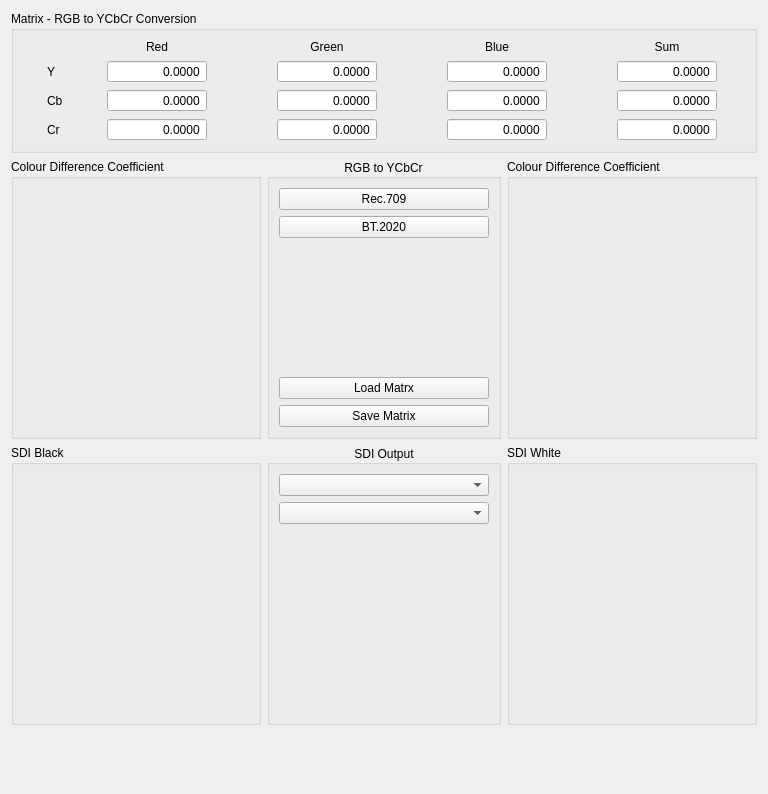
<?xml version="1.0" encoding="UTF-8"?>
<ui version="4.0">
 <class>UI_OutBox</class>
 <widget class="QWidget" name="UI_OutBox">
  <property name="geometry">
   <rect>
    <x>0</x>
    <y>0</y>
    <width>768</width>
    <height>794</height>
   </rect>
  </property>
  <property name="windowTitle">
   <string>Form</string>
  </property>
  <property name="styleSheet">
   <string notr="true"/>
  </property>
  <layout class="QVBoxLayout" name="verticalLayout">
   <item>
    <widget class="QGroupBox" name="gbxMatrx">
     <property name="title">
      <string>Matrix - RGB to YCbCr Conversion</string>
     </property>
     <layout class="QGridLayout" name="gridLayout">
      <item row="1" column="7">
       <widget class="QDoubleSpinBox" name="sbxY">
        <property name="minimumSize">
         <size>
          <width>100</width>
          <height>0</height>
         </size>
        </property>
        <property name="maximumSize">
         <size>
          <width>100</width>
          <height>16777215</height>
         </size>
        </property>
        <property name="focusPolicy">
         <enum>Qt::NoFocus</enum>
        </property>
        <property name="alignment">
         <set>Qt::AlignRight|Qt::AlignTrailing|Qt::AlignVCenter</set>
        </property>
        <property name="readOnly">
         <bool>true</bool>
        </property>
        <property name="buttonSymbols">
         <enum>QAbstractSpinBox::NoButtons</enum>
        </property>
        <property name="decimals">
         <number>4</number>
        </property>
        <property name="maximum">
         <double>1.000000000000000</double>
        </property>
       </widget>
      </item>
      <item row="1" column="1">
       <widget class="QDoubleSpinBox" name="sbxC0">
        <property name="minimumSize">
         <size>
          <width>100</width>
          <height>0</height>
         </size>
        </property>
        <property name="maximumSize">
         <size>
          <width>100</width>
          <height>16777215</height>
         </size>
        </property>
        <property name="focusPolicy">
         <enum>Qt::NoFocus</enum>
        </property>
        <property name="alignment">
         <set>Qt::AlignRight|Qt::AlignTrailing|Qt::AlignVCenter</set>
        </property>
        <property name="readOnly">
         <bool>true</bool>
        </property>
        <property name="buttonSymbols">
         <enum>QAbstractSpinBox::NoButtons</enum>
        </property>
        <property name="prefix">
         <string/>
        </property>
        <property name="decimals">
         <number>4</number>
        </property>
        <property name="minimum">
         <double>-1.000000000000000</double>
        </property>
        <property name="maximum">
         <double>1.000000000000000</double>
        </property>
        <property name="singleStep">
         <double>0.000010000000000</double>
        </property>
        <property name="value">
         <double>0.000000000000000</double>
        </property>
       </widget>
      </item>
      <item row="2" column="3">
       <widget class="QDoubleSpinBox" name="sbxC4">
        <property name="minimumSize">
         <size>
          <width>100</width>
          <height>0</height>
         </size>
        </property>
        <property name="maximumSize">
         <size>
          <width>100</width>
          <height>16777215</height>
         </size>
        </property>
        <property name="focusPolicy">
         <enum>Qt::NoFocus</enum>
        </property>
        <property name="alignment">
         <set>Qt::AlignRight|Qt::AlignTrailing|Qt::AlignVCenter</set>
        </property>
        <property name="readOnly">
         <bool>true</bool>
        </property>
        <property name="buttonSymbols">
         <enum>QAbstractSpinBox::NoButtons</enum>
        </property>
        <property name="prefix">
         <string/>
        </property>
        <property name="decimals">
         <number>4</number>
        </property>
        <property name="minimum">
         <double>-1.000000000000000</double>
        </property>
        <property name="maximum">
         <double>1.000000000000000</double>
        </property>
        <property name="singleStep">
         <double>0.000010000000000</double>
        </property>
        <property name="value">
         <double>0.000000000000000</double>
        </property>
       </widget>
      </item>
      <item row="1" column="3">
       <widget class="QDoubleSpinBox" name="sbxC1">
        <property name="minimumSize">
         <size>
          <width>100</width>
          <height>0</height>
         </size>
        </property>
        <property name="maximumSize">
         <size>
          <width>100</width>
          <height>16777215</height>
         </size>
        </property>
        <property name="focusPolicy">
         <enum>Qt::NoFocus</enum>
        </property>
        <property name="alignment">
         <set>Qt::AlignRight|Qt::AlignTrailing|Qt::AlignVCenter</set>
        </property>
        <property name="readOnly">
         <bool>true</bool>
        </property>
        <property name="buttonSymbols">
         <enum>QAbstractSpinBox::NoButtons</enum>
        </property>
        <property name="prefix">
         <string/>
        </property>
        <property name="decimals">
         <number>4</number>
        </property>
        <property name="minimum">
         <double>-1.000000000000000</double>
        </property>
        <property name="maximum">
         <double>1.000000000000000</double>
        </property>
        <property name="singleStep">
         <double>0.000010000000000</double>
        </property>
        <property name="value">
         <double>0.000000000000000</double>
        </property>
       </widget>
      </item>
      <item row="1" column="5">
       <widget class="QDoubleSpinBox" name="sbxC2">
        <property name="minimumSize">
         <size>
          <width>100</width>
          <height>0</height>
         </size>
        </property>
        <property name="maximumSize">
         <size>
          <width>100</width>
          <height>16777215</height>
         </size>
        </property>
        <property name="focusPolicy">
         <enum>Qt::NoFocus</enum>
        </property>
        <property name="alignment">
         <set>Qt::AlignRight|Qt::AlignTrailing|Qt::AlignVCenter</set>
        </property>
        <property name="readOnly">
         <bool>true</bool>
        </property>
        <property name="buttonSymbols">
         <enum>QAbstractSpinBox::NoButtons</enum>
        </property>
        <property name="prefix">
         <string/>
        </property>
        <property name="decimals">
         <number>4</number>
        </property>
        <property name="minimum">
         <double>-1.000000000000000</double>
        </property>
        <property name="maximum">
         <double>1.000000000000000</double>
        </property>
        <property name="singleStep">
         <double>0.000010000000000</double>
        </property>
        <property name="value">
         <double>0.000000000000000</double>
        </property>
       </widget>
      </item>
      <item row="3" column="1">
       <widget class="QDoubleSpinBox" name="sbxC6">
        <property name="minimumSize">
         <size>
          <width>100</width>
          <height>0</height>
         </size>
        </property>
        <property name="maximumSize">
         <size>
          <width>100</width>
          <height>16777215</height>
         </size>
        </property>
        <property name="focusPolicy">
         <enum>Qt::NoFocus</enum>
        </property>
        <property name="alignment">
         <set>Qt::AlignRight|Qt::AlignTrailing|Qt::AlignVCenter</set>
        </property>
        <property name="readOnly">
         <bool>true</bool>
        </property>
        <property name="buttonSymbols">
         <enum>QAbstractSpinBox::NoButtons</enum>
        </property>
        <property name="prefix">
         <string/>
        </property>
        <property name="decimals">
         <number>4</number>
        </property>
        <property name="minimum">
         <double>-1.000000000000000</double>
        </property>
        <property name="maximum">
         <double>1.000000000000000</double>
        </property>
        <property name="singleStep">
         <double>0.000010000000000</double>
        </property>
        <property name="value">
         <double>0.000000000000000</double>
        </property>
       </widget>
      </item>
      <item row="2" column="1">
       <widget class="QDoubleSpinBox" name="sbxC3">
        <property name="minimumSize">
         <size>
          <width>100</width>
          <height>0</height>
         </size>
        </property>
        <property name="maximumSize">
         <size>
          <width>100</width>
          <height>16777215</height>
         </size>
        </property>
        <property name="focusPolicy">
         <enum>Qt::NoFocus</enum>
        </property>
        <property name="alignment">
         <set>Qt::AlignRight|Qt::AlignTrailing|Qt::AlignVCenter</set>
        </property>
        <property name="readOnly">
         <bool>true</bool>
        </property>
        <property name="buttonSymbols">
         <enum>QAbstractSpinBox::NoButtons</enum>
        </property>
        <property name="prefix">
         <string/>
        </property>
        <property name="decimals">
         <number>4</number>
        </property>
        <property name="minimum">
         <double>-1.000000000000000</double>
        </property>
        <property name="maximum">
         <double>1.000000000000000</double>
        </property>
        <property name="singleStep">
         <double>0.000010000000000</double>
        </property>
        <property name="value">
         <double>0.000000000000000</double>
        </property>
       </widget>
      </item>
      <item row="2" column="4">
       <spacer name="horizontalSpacer_6">
        <property name="orientation">
         <enum>Qt::Horizontal</enum>
        </property>
        <property name="sizeType">
         <enum>QSizePolicy::Ignored</enum>
        </property>
        <property name="sizeHint" stdset="0">
         <size>
          <width>40</width>
          <height>20</height>
         </size>
        </property>
       </spacer>
      </item>
      <item row="3" column="5">
       <widget class="QDoubleSpinBox" name="sbxC8">
        <property name="minimumSize">
         <size>
          <width>100</width>
          <height>0</height>
         </size>
        </property>
        <property name="maximumSize">
         <size>
          <width>100</width>
          <height>16777215</height>
         </size>
        </property>
        <property name="focusPolicy">
         <enum>Qt::NoFocus</enum>
        </property>
        <property name="alignment">
         <set>Qt::AlignRight|Qt::AlignTrailing|Qt::AlignVCenter</set>
        </property>
        <property name="readOnly">
         <bool>true</bool>
        </property>
        <property name="buttonSymbols">
         <enum>QAbstractSpinBox::NoButtons</enum>
        </property>
        <property name="prefix">
         <string/>
        </property>
        <property name="decimals">
         <number>4</number>
        </property>
        <property name="minimum">
         <double>-1.000000000000000</double>
        </property>
        <property name="maximum">
         <double>1.000000000000000</double>
        </property>
        <property name="singleStep">
         <double>0.000010000000000</double>
        </property>
        <property name="value">
         <double>0.000000000000000</double>
        </property>
       </widget>
      </item>
      <item row="3" column="3">
       <widget class="QDoubleSpinBox" name="sbxC7">
        <property name="minimumSize">
         <size>
          <width>100</width>
          <height>0</height>
         </size>
        </property>
        <property name="maximumSize">
         <size>
          <width>100</width>
          <height>16777215</height>
         </size>
        </property>
        <property name="focusPolicy">
         <enum>Qt::NoFocus</enum>
        </property>
        <property name="alignment">
         <set>Qt::AlignRight|Qt::AlignTrailing|Qt::AlignVCenter</set>
        </property>
        <property name="readOnly">
         <bool>true</bool>
        </property>
        <property name="buttonSymbols">
         <enum>QAbstractSpinBox::NoButtons</enum>
        </property>
        <property name="prefix">
         <string/>
        </property>
        <property name="decimals">
         <number>4</number>
        </property>
        <property name="minimum">
         <double>-1.000000000000000</double>
        </property>
        <property name="maximum">
         <double>1.000000000000000</double>
        </property>
        <property name="singleStep">
         <double>0.000010000000000</double>
        </property>
        <property name="value">
         <double>0.000000000000000</double>
        </property>
       </widget>
      </item>
      <item row="2" column="5">
       <widget class="QDoubleSpinBox" name="sbxC5">
        <property name="minimumSize">
         <size>
          <width>100</width>
          <height>0</height>
         </size>
        </property>
        <property name="maximumSize">
         <size>
          <width>100</width>
          <height>16777215</height>
         </size>
        </property>
        <property name="focusPolicy">
         <enum>Qt::NoFocus</enum>
        </property>
        <property name="alignment">
         <set>Qt::AlignRight|Qt::AlignTrailing|Qt::AlignVCenter</set>
        </property>
        <property name="readOnly">
         <bool>true</bool>
        </property>
        <property name="buttonSymbols">
         <enum>QAbstractSpinBox::NoButtons</enum>
        </property>
        <property name="prefix">
         <string/>
        </property>
        <property name="decimals">
         <number>4</number>
        </property>
        <property name="minimum">
         <double>-1.000000000000000</double>
        </property>
        <property name="maximum">
         <double>1.000000000000000</double>
        </property>
        <property name="singleStep">
         <double>0.000010000000000</double>
        </property>
        <property name="value">
         <double>0.000000000000000</double>
        </property>
       </widget>
      </item>
      <item row="2" column="2">
       <spacer name="horizontalSpacer_5">
        <property name="orientation">
         <enum>Qt::Horizontal</enum>
        </property>
        <property name="sizeType">
         <enum>QSizePolicy::Ignored</enum>
        </property>
        <property name="sizeHint" stdset="0">
         <size>
          <width>40</width>
          <height>20</height>
         </size>
        </property>
       </spacer>
      </item>
      <item row="2" column="7">
       <widget class="QDoubleSpinBox" name="sbxCb">
        <property name="minimumSize">
         <size>
          <width>100</width>
          <height>0</height>
         </size>
        </property>
        <property name="maximumSize">
         <size>
          <width>100</width>
          <height>16777215</height>
         </size>
        </property>
        <property name="focusPolicy">
         <enum>Qt::NoFocus</enum>
        </property>
        <property name="alignment">
         <set>Qt::AlignRight|Qt::AlignTrailing|Qt::AlignVCenter</set>
        </property>
        <property name="readOnly">
         <bool>true</bool>
        </property>
        <property name="buttonSymbols">
         <enum>QAbstractSpinBox::NoButtons</enum>
        </property>
        <property name="decimals">
         <number>4</number>
        </property>
        <property name="maximum">
         <double>1.000000000000000</double>
        </property>
       </widget>
      </item>
      <item row="3" column="7">
       <widget class="QDoubleSpinBox" name="sbxCr">
        <property name="minimumSize">
         <size>
          <width>100</width>
          <height>0</height>
         </size>
        </property>
        <property name="maximumSize">
         <size>
          <width>100</width>
          <height>16777215</height>
         </size>
        </property>
        <property name="focusPolicy">
         <enum>Qt::NoFocus</enum>
        </property>
        <property name="alignment">
         <set>Qt::AlignRight|Qt::AlignTrailing|Qt::AlignVCenter</set>
        </property>
        <property name="readOnly">
         <bool>true</bool>
        </property>
        <property name="buttonSymbols">
         <enum>QAbstractSpinBox::NoButtons</enum>
        </property>
        <property name="decimals">
         <number>4</number>
        </property>
        <property name="maximum">
         <double>1.000000000000000</double>
        </property>
       </widget>
      </item>
      <item row="2" column="6">
       <spacer name="horizontalSpacer_9">
        <property name="orientation">
         <enum>Qt::Horizontal</enum>
        </property>
        <property name="sizeType">
         <enum>QSizePolicy::Ignored</enum>
        </property>
        <property name="sizeHint" stdset="0">
         <size>
          <width>40</width>
          <height>20</height>
         </size>
        </property>
       </spacer>
      </item>
      <item row="0" column="5">
       <widget class="QLabel" name="lblBlue">
        <property name="text">
         <string>Blue</string>
        </property>
        <property name="alignment">
         <set>Qt::AlignCenter</set>
        </property>
       </widget>
      </item>
      <item row="1" column="0">
       <widget class="QLabel" name="lblY">
        <property name="minimumSize">
         <size>
          <width>30</width>
          <height>0</height>
         </size>
        </property>
        <property name="maximumSize">
         <size>
          <width>30</width>
          <height>16777215</height>
         </size>
        </property>
        <property name="text">
         <string>Y</string>
        </property>
       </widget>
      </item>
      <item row="0" column="1">
       <widget class="QLabel" name="lblRed">
        <property name="text">
         <string>Red</string>
        </property>
        <property name="alignment">
         <set>Qt::AlignCenter</set>
        </property>
       </widget>
      </item>
      <item row="0" column="7">
       <widget class="QLabel" name="lblSum">
        <property name="text">
         <string>Sum</string>
        </property>
        <property name="alignment">
         <set>Qt::AlignCenter</set>
        </property>
       </widget>
      </item>
      <item row="0" column="3">
       <widget class="QLabel" name="lblGreen">
        <property name="text">
         <string>Green</string>
        </property>
        <property name="alignment">
         <set>Qt::AlignCenter</set>
        </property>
       </widget>
      </item>
      <item row="3" column="0">
       <widget class="QLabel" name="lblCr">
        <property name="minimumSize">
         <size>
          <width>30</width>
          <height>0</height>
         </size>
        </property>
        <property name="maximumSize">
         <size>
          <width>30</width>
          <height>16777215</height>
         </size>
        </property>
        <property name="text">
         <string>Cr</string>
        </property>
       </widget>
      </item>
      <item row="2" column="0">
       <widget class="QLabel" name="lblCb">
        <property name="minimumSize">
         <size>
          <width>30</width>
          <height>0</height>
         </size>
        </property>
        <property name="maximumSize">
         <size>
          <width>30</width>
          <height>16777215</height>
         </size>
        </property>
        <property name="text">
         <string>Cb</string>
        </property>
       </widget>
      </item>
     </layout>
    </widget>
   </item>
   <item>
    <layout class="QGridLayout" name="gridLayout_4">
     <item row="1" column="1">
      <widget class="QGroupBox" name="gbxSdiOutput">
       <property name="minimumSize">
        <size>
         <width>0</width>
         <height>280</height>
        </size>
       </property>
       <property name="title">
        <string>SDI Output</string>
       </property>
       <property name="alignment">
        <set>Qt::AlignCenter</set>
       </property>
       <layout class="QGridLayout" name="gridLayout_2">
        <item row="0" column="0">
         <widget class="QComboBox" name="cbxSdiMode">
          <property name="minimumSize">
           <size>
            <width>180</width>
            <height>0</height>
           </size>
          </property>
          <property name="focusPolicy">
           <enum>Qt::StrongFocus</enum>
          </property>
         </widget>
        </item>
        <item row="2" column="0">
         <widget class="QComboBox" name="cbxCsMode">
          <property name="minimumSize">
           <size>
            <width>180</width>
            <height>0</height>
           </size>
          </property>
          <property name="focusPolicy">
           <enum>Qt::StrongFocus</enum>
          </property>
         </widget>
        </item>
        <item row="3" column="0">
         <spacer name="verticalSpacer">
          <property name="orientation">
           <enum>Qt::Vertical</enum>
          </property>
          <property name="sizeType">
           <enum>QSizePolicy::MinimumExpanding</enum>
          </property>
          <property name="sizeHint" stdset="0">
           <size>
            <width>20</width>
            <height>40</height>
           </size>
          </property>
         </spacer>
        </item>
       </layout>
      </widget>
     </item>
     <item row="0" column="0">
      <widget class="SingleChannelKnobBox" name="Kred">
       <property name="minimumSize">
        <size>
         <width>250</width>
         <height>280</height>
        </size>
       </property>
       <property name="maximumSize">
        <size>
         <width>16777215</width>
         <height>16777215</height>
        </size>
       </property>
       <property name="focusPolicy">
        <enum>Qt::TabFocus</enum>
       </property>
       <property name="toolTip">
        <string/>
       </property>
       <property name="whatsThis">
        <string/>
       </property>
       <property name="title">
        <string>Colour Difference Coefficient</string>
       </property>
       <property name="maxRounds">
        <number>1</number>
       </property>
       <property name="maximum" stdset="0">
        <number>5000</number>
       </property>
       <property name="base">
        <number>10</number>
       </property>
       <property name="comma" stdset="0">
        <number>4</number>
       </property>
       <property name="displayMultiplier">
        <number>1</number>
       </property>
       <property name="maxAngle">
        <number>150</number>
       </property>
       <property name="needleImage">
        <pixmap resource="../../resource/resource.qrc">:/images/needle/dial-pointer.png</pixmap>
       </property>
       <property name="backgroundImage">
        <pixmap resource="../../resource/resource.qrc">:/images/back/dial-back-red.png</pixmap>
       </property>
      </widget>
     </item>
     <item row="1" column="0">
      <widget class="SingleChannelKnobBox" name="SdiBlack">
       <property name="minimumSize">
        <size>
         <width>250</width>
         <height>280</height>
        </size>
       </property>
       <property name="focusPolicy">
        <enum>Qt::TabFocus</enum>
       </property>
       <property name="toolTip">
        <string/>
       </property>
       <property name="whatsThis">
        <string/>
       </property>
       <property name="title">
        <string>SDI Black</string>
       </property>
       <property name="minimum" stdset="0">
        <number>-56</number>
       </property>
       <property name="maximum" stdset="0">
        <number>56</number>
       </property>
       <property name="base">
        <number>10</number>
       </property>
       <property name="comma" stdset="0">
        <number>0</number>
       </property>
       <property name="maxAngle">
        <number>150</number>
       </property>
       <property name="needleImage">
        <pixmap resource="../../resource/resource.qrc">:/images/needle/dial-pointer.png</pixmap>
       </property>
       <property name="backgroundImage">
        <pixmap resource="../../resource/resource.qrc">:/images/back/dial-back-gray.png</pixmap>
       </property>
      </widget>
     </item>
     <item row="0" column="2">
      <widget class="SingleChannelKnobBox" name="Kblue">
       <property name="minimumSize">
        <size>
         <width>250</width>
         <height>280</height>
        </size>
       </property>
       <property name="maximumSize">
        <size>
         <width>16777215</width>
         <height>16777215</height>
        </size>
       </property>
       <property name="focusPolicy">
        <enum>Qt::TabFocus</enum>
       </property>
       <property name="toolTip">
        <string/>
       </property>
       <property name="whatsThis">
        <string/>
       </property>
       <property name="title">
        <string>Colour Difference Coefficient</string>
       </property>
       <property name="maxRounds">
        <number>1</number>
       </property>
       <property name="maximum" stdset="0">
        <number>5000</number>
       </property>
       <property name="base">
        <number>10</number>
       </property>
       <property name="comma" stdset="0">
        <number>4</number>
       </property>
       <property name="displayMultiplier">
        <number>1</number>
       </property>
       <property name="maxAngle">
        <number>150</number>
       </property>
       <property name="needleImage">
        <pixmap resource="../../resource/resource.qrc">:/images/needle/dial-pointer.png</pixmap>
       </property>
       <property name="backgroundImage">
        <pixmap resource="../../resource/resource.qrc">:/images/back/dial-back-blue.png</pixmap>
       </property>
      </widget>
     </item>
     <item row="1" column="2">
      <widget class="SingleChannelKnobBox" name="SdiWhite">
       <property name="minimumSize">
        <size>
         <width>250</width>
         <height>280</height>
        </size>
       </property>
       <property name="focusPolicy">
        <enum>Qt::TabFocus</enum>
       </property>
       <property name="toolTip">
        <string/>
       </property>
       <property name="whatsThis">
        <string/>
       </property>
       <property name="title">
        <string>SDI White</string>
       </property>
       <property name="minimum" stdset="0">
        <number>-82</number>
       </property>
       <property name="maximum" stdset="0">
        <number>82</number>
       </property>
       <property name="base">
        <number>10</number>
       </property>
       <property name="comma" stdset="0">
        <number>0</number>
       </property>
       <property name="maxAngle">
        <number>150</number>
       </property>
       <property name="needleImage">
        <pixmap resource="../../resource/resource.qrc">:/images/needle/dial-pointer.png</pixmap>
       </property>
       <property name="backgroundImage">
        <pixmap resource="../../resource/resource.qrc">:/images/back/dial-back-gray.png</pixmap>
       </property>
      </widget>
     </item>
     <item row="0" column="1">
      <widget class="QGroupBox" name="RGBtoYCBCr">
       <property name="minimumSize">
        <size>
         <width>0</width>
         <height>280</height>
        </size>
       </property>
       <property name="title">
        <string>RGB to YCbCr</string>
       </property>
       <property name="alignment">
        <set>Qt::AlignCenter</set>
       </property>
       <layout class="QGridLayout" name="gridLayout_3">
        <item row="0" column="0">
         <widget class="QPushButton" name="btnRec709">
          <property name="minimumSize">
           <size>
            <width>180</width>
            <height>0</height>
           </size>
          </property>
          <property name="focusPolicy">
           <enum>Qt::StrongFocus</enum>
          </property>
          <property name="text">
           <string>Rec.709</string>
          </property>
         </widget>
        </item>
        <item row="3" column="0">
         <spacer name="verticalSpacer_4">
          <property name="orientation">
           <enum>Qt::Vertical</enum>
          </property>
          <property name="sizeType">
           <enum>QSizePolicy::MinimumExpanding</enum>
          </property>
          <property name="sizeHint" stdset="0">
           <size>
            <width>20</width>
            <height>40</height>
           </size>
          </property>
         </spacer>
        </item>
        <item row="4" column="0">
         <widget class="QPushButton" name="btnLoad">
          <property name="minimumSize">
           <size>
            <width>180</width>
            <height>0</height>
           </size>
          </property>
          <property name="focusPolicy">
           <enum>Qt::StrongFocus</enum>
          </property>
          <property name="text">
           <string>Load Matrx</string>
          </property>
         </widget>
        </item>
        <item row="5" column="0">
         <widget class="QPushButton" name="btnSave">
          <property name="minimumSize">
           <size>
            <width>180</width>
            <height>0</height>
           </size>
          </property>
          <property name="focusPolicy">
           <enum>Qt::StrongFocus</enum>
          </property>
          <property name="text">
           <string>Save Matrix</string>
          </property>
         </widget>
        </item>
        <item row="1" column="0">
         <widget class="QPushButton" name="btnBt2020">
          <property name="text">
           <string>BT.2020</string>
          </property>
         </widget>
        </item>
       </layout>
      </widget>
     </item>
    </layout>
   </item>
   <item>
    <spacer name="verticalSpacer_2">
     <property name="orientation">
      <enum>Qt::Vertical</enum>
     </property>
     <property name="sizeHint" stdset="0">
      <size>
       <width>20</width>
       <height>40</height>
      </size>
     </property>
    </spacer>
   </item>
  </layout>
 </widget>
 <customwidgets>
  <customwidget>
   <class>SingleChannelKnobBox</class>
   <extends>QGroupBox</extends>
   <header>singlechannelknobbox.h</header>
   <container>1</container>
  </customwidget>
 </customwidgets>
 <tabstops>
  <tabstop>btnRec709</tabstop>
  <tabstop>btnLoad</tabstop>
  <tabstop>btnSave</tabstop>
  <tabstop>Kred</tabstop>
  <tabstop>Kblue</tabstop>
  <tabstop>cbxSdiMode</tabstop>
  <tabstop>cbxCsMode</tabstop>
  <tabstop>SdiBlack</tabstop>
  <tabstop>SdiWhite</tabstop>
 </tabstops>
 <resources>
  <include location="../../resource/resource.qrc"/>
 </resources>
 <connections/>
</ui>
